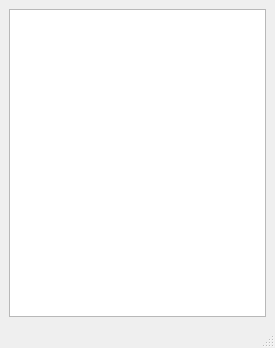
<?xml version="1.0" encoding="UTF-8"?>
<ui version="4.0">
 <class>MainWindow</class>
 <widget class="QMainWindow" name="MainWindow">
  <property name="geometry">
   <rect>
    <x>0</x>
    <y>0</y>
    <width>275</width>
    <height>348</height>
   </rect>
  </property>
  <property name="windowTitle">
   <string>MainWindow</string>
  </property>
  <widget class="QWidget" name="centralwidget">
   <layout class="QVBoxLayout" name="verticalLayout">
    <item>
     <widget class="QListWidget" name="listWidget_task"/>
    </item>
   </layout>
  </widget>
  <widget class="QMenuBar" name="menubar">
   <property name="geometry">
    <rect>
     <x>0</x>
     <y>0</y>
     <width>275</width>
     <height>22</height>
    </rect>
   </property>
  </widget>
  <widget class="QStatusBar" name="statusbar"/>
 </widget>
 <resources/>
 <connections/>
</ui>
